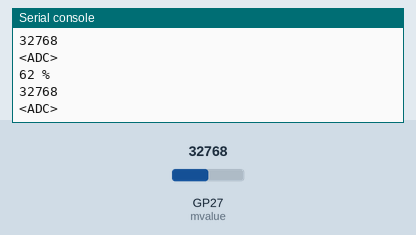
Simulated run of this program. Board: Raspberry Pi Pico running MicroPython. Parts: the last lines printed to the serial console. The test bench sets the inputs (shaded band); at power-on: GP27 (mvalue) = 32768 (analog values on the 0–65535 scale).

Above: at 1.2 s.
1.3 s: GP27 (mvalue) set to 45874
At 2.6 s:
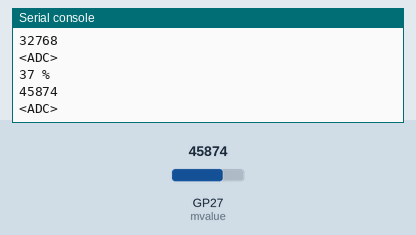
2.8 s: GP27 (mvalue) set to 57670
At 3.5 s:
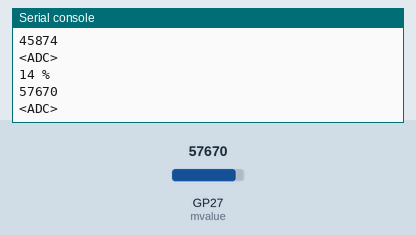
Timing chart, 0 to 5.8 s (numbered marks = the images above; inputs shaded):
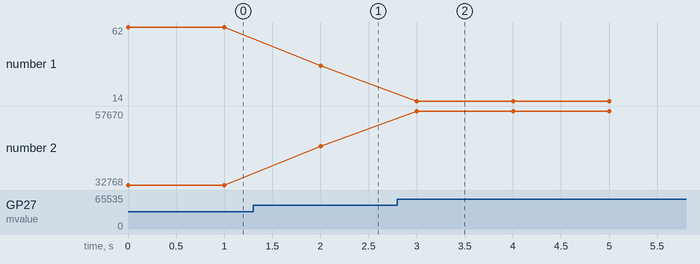

The program:

moist.py
```python
#potrzebne biblioteki
import time, machine

# inicjalizacja czujnika ADC
mvalue = machine.ADC(machine.Pin(27))

#funkcja kalibrująca odczyt higrometru.
def cal(raw_value, in_min, in_max, out_min, out_max):
    return int((raw_value - in_min) * (out_max - out_min) / (in_max - in_min) + out_min)

#funkcja  przetwarzająca sygnał z czujnika wilgoci A -> C
def CalculateMoist():
    raw_value = mvalue.read_u16()

    moisture_val = cal(raw_value,65536,13000,0,100)

    if moisture_val > 100:
        moisture_val = 100

    return moisture_val,raw_value

def PrintMoist(moisture_val,raw_value):
        print(moisture_val, '%')
        print(raw_value) #raw value, odczyt bitowy potrzebny do okreslania minimum i
        # maksimum użytecznego zakresu czujnika
        return moisture_val,raw_value

#pętla programowa wykonująca zadanie
while True:
    moisture_val, raw_value = CalculateMoist()
    PrintMoist(moisture_val,raw_value)
    print(mvalue)
    time.sleep(1)
```

Measured:
- after the input at 1.3 s, the serial console: prints a new line after 0.70 s (image 1)
- after the input at 2.8 s, the serial console: prints a new line after 0.20 s (image 2)
- plotted number 1: 62 → 37 after the input at 1.3 s, 37 → 14 after the input at 2.8 s
- plotted number 2: 32768 → 45874 after the input at 1.3 s, 45874 → 57670 after the input at 2.8 s
